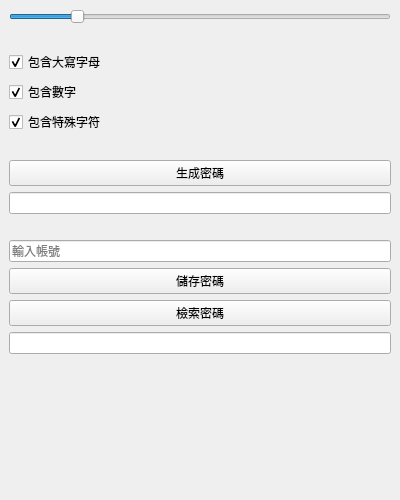
<?xml version="1.0" encoding="UTF-8"?>
<ui version="4.0">
 <class>MainWindow</class>
 <widget class="QMainWindow" name="MainWindow">
  <property name="geometry">
   <rect>
    <x>0</x>
    <y>0</y>
    <width>400</width>
    <height>500</height>
   </rect>
  </property>
  <property name="windowTitle">
   <string>密碼管理器</string>
  </property>
  <widget class="QWidget" name="centralwidget">
   <layout class="QVBoxLayout" name="verticalLayout">
    <item>
     <widget class="QSlider" name="length_slider">
      <property name="orientation">
       <enum>Qt::Horizontal</enum>
      </property>
      <property name="minimum">
       <number>8</number>
      </property>
      <property name="maximum">
       <number>32</number>
      </property>
      <property name="value">
       <number>12</number>
      </property>
     </widget>
    </item>
    <item>
     <spacer name="verticalSpacer1">
      <property name="orientation">
       <enum>Qt::Vertical</enum>
      </property>
      <property name="sizeType">
       <enum>QSizePolicy::Fixed</enum>
      </property>
      <property name="sizeHint">
       <size>
        <width>20</width>
        <height>20</height>
       </size>
      </property>
     </spacer>
    </item>
    <item>
     <widget class="QCheckBox" name="uppercase_checkbox">
      <property name="text">
       <string>包含大寫字母</string>
      </property>
      <property name="checked">
       <bool>true</bool>
      </property>
     </widget>
    </item>
    <item>
     <widget class="QCheckBox" name="numbers_checkbox">
      <property name="text">
       <string>包含數字</string>
      </property>
      <property name="checked">
       <bool>true</bool>
      </property>
     </widget>
    </item>
    <item>
     <widget class="QCheckBox" name="special_checkbox">
      <property name="text">
       <string>包含特殊字符</string>
      </property>
      <property name="checked">
       <bool>true</bool>
      </property>
     </widget>
    </item>
    <item>
     <spacer name="verticalSpacer2">
      <property name="orientation">
       <enum>Qt::Vertical</enum>
      </property>
      <property name="sizeType">
       <enum>QSizePolicy::Fixed</enum>
      </property>
      <property name="sizeHint">
       <size>
        <width>20</width>
        <height>20</height>
       </size>
      </property>
     </spacer>
    </item>
    <item>
     <widget class="QPushButton" name="generate_button">
      <property name="text">
       <string>生成密碼</string>
      </property>
     </widget>
    </item>
    <item>
     <widget class="QLineEdit" name="password_display"/>
    </item>
    <item>
     <spacer name="verticalSpacer3">
      <property name="orientation">
       <enum>Qt::Vertical</enum>
      </property>
      <property name="sizeType">
       <enum>QSizePolicy::Fixed</enum>
      </property>
      <property name="sizeHint">
       <size>
        <width>20</width>
        <height>20</height>
       </size>
      </property>
     </spacer>
    </item>
    <item>
     <widget class="QLineEdit" name="account_input">
      <property name="placeholderText">
       <string>輸入帳號</string>
      </property>
     </widget>
    </item>
    <item>
     <widget class="QPushButton" name="save_button">
      <property name="text">
       <string>儲存密碼</string>
      </property>
     </widget>
    </item>
    <item>
     <widget class="QPushButton" name="retrieve_button">
      <property name="text">
       <string>檢索密碼</string>
      </property>
     </widget>
    </item>
    <item>
     <widget class="QLineEdit" name="retrieved_password_display">
      <property name="readOnly">
       <bool>true</bool>
      </property>
     </widget>
    </item>
    <item>
     <widget class="QLabel" name="strength_label"/>
    </item>
   </layout>
  </widget>
 </widget>
 <resources/>
 <connections/>
</ui>
